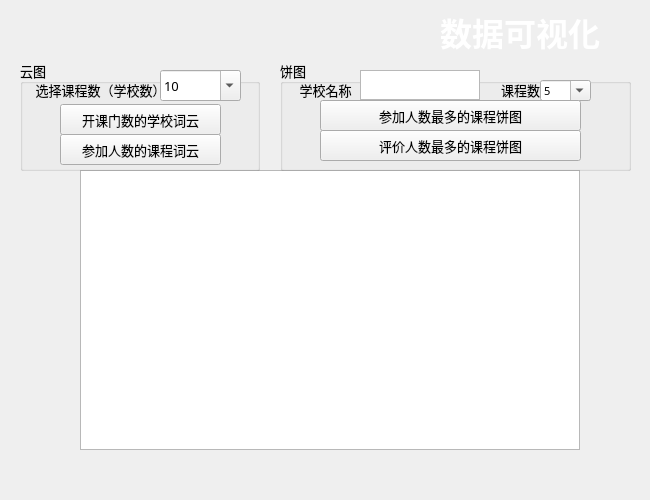
<?xml version="1.0" encoding="UTF-8"?>
<ui version="4.0">
 <class>VisualWindow</class>
 <widget class="QMainWindow" name="VisualWindow">
  <property name="geometry">
   <rect>
    <x>0</x>
    <y>0</y>
    <width>650</width>
    <height>500</height>
   </rect>
  </property>
  <property name="font">
   <font>
    <family>微软雅黑</family>
    <pointsize>10</pointsize>
    <bold>true</bold>
   </font>
  </property>
  <property name="windowTitle">
   <string>数据可视化</string>
  </property>
  <widget class="QWidget" name="centralwidget">
   <widget class="QLabel" name="top_label">
    <property name="geometry">
     <rect>
      <x>0</x>
      <y>0</y>
      <width>650</width>
      <height>64</height>
     </rect>
    </property>
    <property name="font">
     <font>
      <family>楷体</family>
      <pointsize>24</pointsize>
      <bold>true</bold>
     </font>
    </property>
    <property name="styleSheet">
     <string notr="true">color: rgb(255, 255, 255);
background-image: url(:/a/top.jpg);</string>
    </property>
    <property name="text">
     <string>数据可视化      </string>
    </property>
    <property name="alignment">
     <set>Qt::AlignmentFlag::AlignRight|Qt::AlignmentFlag::AlignTrailing|Qt::AlignmentFlag::AlignVCenter</set>
    </property>
   </widget>
   <widget class="QGraphicsView" name="graphicsView">
    <property name="geometry">
     <rect>
      <x>80</x>
      <y>170</y>
      <width>500</width>
      <height>280</height>
     </rect>
    </property>
   </widget>
   <widget class="QGroupBox" name="cloud_groupbox">
    <property name="geometry">
     <rect>
      <x>20</x>
      <y>60</y>
      <width>240</width>
      <height>111</height>
     </rect>
    </property>
    <property name="font">
     <font>
      <family>微软雅黑</family>
      <pointsize>10</pointsize>
      <bold>false</bold>
     </font>
    </property>
    <property name="title">
     <string>云图</string>
    </property>
    <widget class="QLabel" name="wordnum_label">
     <property name="geometry">
      <rect>
       <x>10</x>
       <y>20</y>
       <width>141</width>
       <height>20</height>
      </rect>
     </property>
     <property name="text">
      <string>选择课程数（学校数）</string>
     </property>
     <property name="alignment">
      <set>Qt::AlignmentFlag::AlignCenter</set>
     </property>
    </widget>
    <widget class="QComboBox" name="wordnum_combobox">
     <property name="geometry">
      <rect>
       <x>140</x>
       <y>10</y>
       <width>81</width>
       <height>31</height>
      </rect>
     </property>
     <property name="editable">
      <bool>true</bool>
     </property>
     <property name="currentText">
      <string>10</string>
     </property>
    </widget>
    <widget class="QPushButton" name="schoolcloud_btn">
     <property name="geometry">
      <rect>
       <x>40</x>
       <y>44</y>
       <width>161</width>
       <height>31</height>
      </rect>
     </property>
     <property name="text">
      <string>开课门数的学校词云</string>
     </property>
    </widget>
    <widget class="QPushButton" name="coursecloud_btn">
     <property name="geometry">
      <rect>
       <x>40</x>
       <y>74</y>
       <width>161</width>
       <height>31</height>
      </rect>
     </property>
     <property name="text">
      <string>参加人数的课程词云</string>
     </property>
    </widget>
   </widget>
   <widget class="QGroupBox" name="pie_groupbox">
    <property name="geometry">
     <rect>
      <x>280</x>
      <y>60</y>
      <width>351</width>
      <height>111</height>
     </rect>
    </property>
    <property name="font">
     <font>
      <family>微软雅黑</family>
      <pointsize>10</pointsize>
      <bold>false</bold>
     </font>
    </property>
    <property name="title">
     <string>饼图</string>
    </property>
    <widget class="QLabel" name="school_label">
     <property name="geometry">
      <rect>
       <x>10</x>
       <y>20</y>
       <width>71</width>
       <height>20</height>
      </rect>
     </property>
     <property name="text">
      <string>学校名称</string>
     </property>
     <property name="alignment">
      <set>Qt::AlignmentFlag::AlignCenter</set>
     </property>
    </widget>
    <widget class="QTextEdit" name="school_text">
     <property name="geometry">
      <rect>
       <x>80</x>
       <y>10</y>
       <width>120</width>
       <height>30</height>
      </rect>
     </property>
    </widget>
    <widget class="QLabel" name="coursenum_label">
     <property name="geometry">
      <rect>
       <x>210</x>
       <y>20</y>
       <width>61</width>
       <height>20</height>
      </rect>
     </property>
     <property name="font">
      <font>
       <family>微软雅黑</family>
       <pointsize>10</pointsize>
       <bold>false</bold>
      </font>
     </property>
     <property name="text">
      <string>课程数</string>
     </property>
     <property name="alignment">
      <set>Qt::AlignmentFlag::AlignCenter</set>
     </property>
    </widget>
    <widget class="QComboBox" name="coursenum_combobox">
     <property name="geometry">
      <rect>
       <x>260</x>
       <y>20</y>
       <width>51</width>
       <height>21</height>
      </rect>
     </property>
     <property name="font">
      <font>
       <family>微软雅黑</family>
       <pointsize>8</pointsize>
       <bold>false</bold>
      </font>
     </property>
     <property name="editable">
      <bool>true</bool>
     </property>
     <property name="currentText">
      <string>5</string>
     </property>
    </widget>
    <widget class="QPushButton" name="enrollbar_btn">
     <property name="geometry">
      <rect>
       <x>40</x>
       <y>40</y>
       <width>261</width>
       <height>31</height>
      </rect>
     </property>
     <property name="text">
      <string>参加人数最多的课程饼图</string>
     </property>
    </widget>
    <widget class="QPushButton" name="evaluatebar_btn">
     <property name="geometry">
      <rect>
       <x>40</x>
       <y>70</y>
       <width>261</width>
       <height>31</height>
      </rect>
     </property>
     <property name="text">
      <string>评价人数最多的课程饼图</string>
     </property>
    </widget>
   </widget>
  </widget>
  <widget class="QMenuBar" name="menubar">
   <property name="geometry">
    <rect>
     <x>0</x>
     <y>0</y>
     <width>650</width>
     <height>33</height>
    </rect>
   </property>
  </widget>
 </widget>
 <resources>
  <include location="top.qrc"/>
 </resources>
 <connections/>
</ui>
